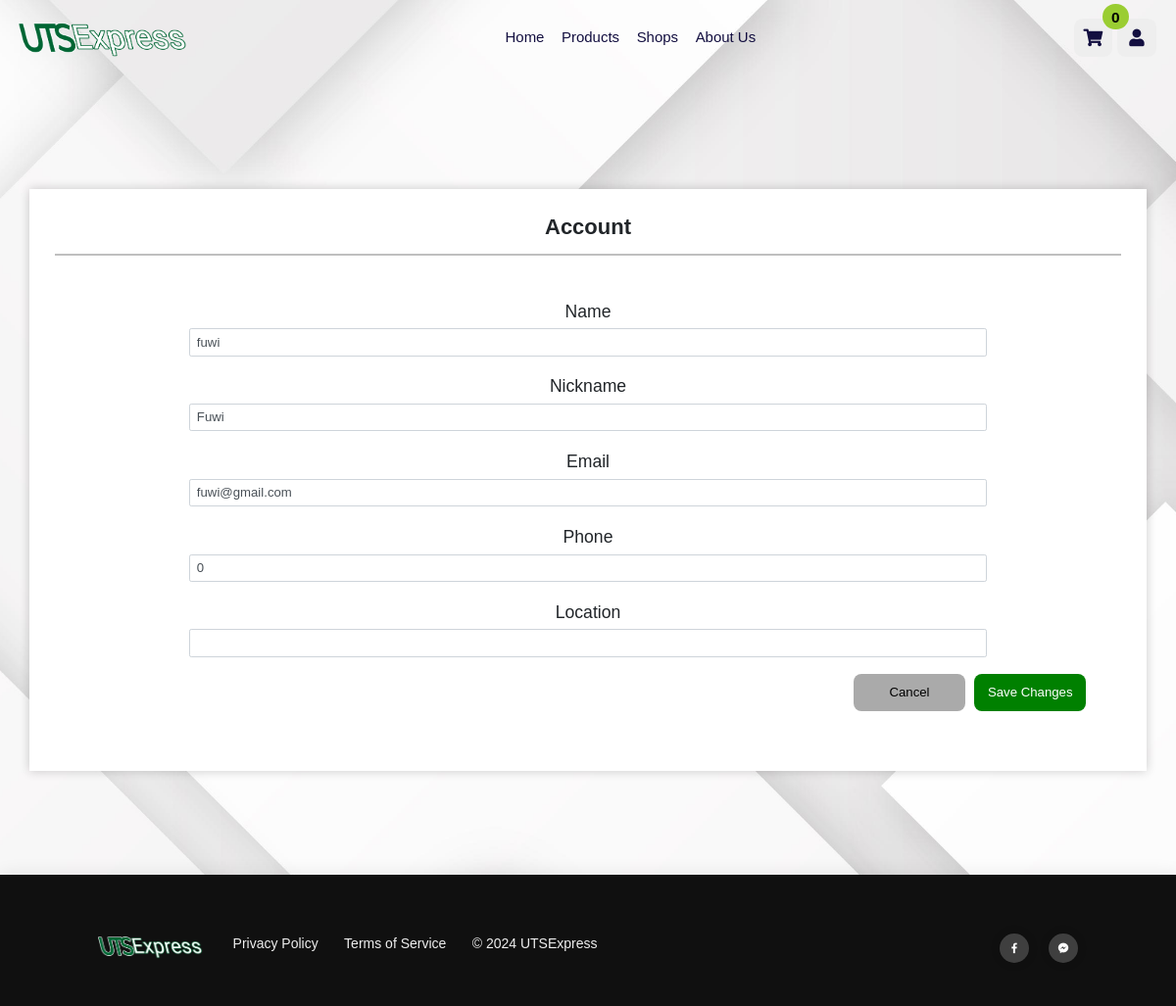
/profile/index.php (signed in), run on the app's committed database.
### tables this page shows
CREATE TABLE `userdata` (
  `user_ID` int(8) NOT NULL,
  `user_Nickname` varchar(55) NOT NULL,
  `user_Name` varchar(55) NOT NULL,
  `user_Phone` bigint(11) DEFAULT NULL,
  `user_Location` varchar(100) DEFAULT NULL
);

CREATE TABLE `userlogin` (
  `user_ID` int(8) NOT NULL,
  `user_Email` varchar(55) NOT NULL,
  `user_Password` varchar(255) NOT NULL
);

### db/action.php (called while the page is built, shortened)
<?php
class Database
{
    protected $conn;
    public function __construct($conn)
    {
        $this->conn = $conn;
    }
    public function executeQuery($sql)
    {
        $result = $this->conn->query($sql);
        $data = array();
        if ($result->num_rows > 0) {
            while ($row = $result->fetch_assoc()) {
                $data_row = array();
                foreach ($row as $r) {
                    array_push($data_row, $r);
                }
                array_push($data, $data_row);
            }
        }
        return $data;
    }
    public function showRecords($table, $condition = null)
    {
        $sql = "Select * from $table";
        if ($condition != null) {
            $sql .= " $condition";
        }
        return $this->executeQuery($sql);
    }
}

### db/connection.php (called while the page is built)
<?php
class Connection {
    private $DAddress = "localhost";
    private $DUsername = "root";
    private $DPass = "";
    private $DName = "uts_db";
    public function connect() {
        $conn = new mysqli($this->DAddress, $this->DUsername, $this->DPass, $this->DName);
        if ($conn->connect_error) {
            die("Connection failed: ". $conn->connect_error);
        }
        else {
            return $conn;
        }
    }
}

### profile/index.php (the view, shortened to what this page needs)
<?php
include '../db/action.php';
include '../db/connection.php';
$id = $_SESSION['user_ID'];
$conn = new Connection();
$database = new Database($conn->connect());
$data = $database->showRecords('userdata', "WHERE user_ID = $id");
$data2 = $database->showRecords('userlogin', "WHERE user_ID = $id");
?>
<!DOCTYPE html>
<html>
<head>
    <?php include '../includes/head.Include.php' ?>
    <link href="https://cdn.jsdelivr.net/npm/bootstrap@5.3.0-alpha3/dist/css/bootstrap.min.css" rel="stylesheet"
>
    <link rel="stylesheet" href="../css/profile.css">
</head>
<body>
    <?php include '../includes/header.Include.php'; ?>
    <div class="main">
        <div class="container">
            <div class="top">
                <h1 style="font-weight: 600;">Account</h1>
            </div>
            <hr>
            <div class="form">
                <form method="post">
                    <div class="form-row">
                        <label for="user_Name" class="form-label">Name</label>
                        <input class="form-control" type="text" name="user_Name" id="user_Name"
                            value="<?= $data[0][2] ?>">
                    </div>
                    <div class="form-row">
                        <label for="user_Nickname" class="form-label">Nickname</label>
                        <input class="form-control" type="text" name="user_Nickname" id="user_Nickname"
                            value="<?= $data[0][1] ?>">
                    </div>
                    <div class="form-row">
                        <label for="user_Email" class="form-label">Email</label>
                        <input class="form-control" type="email" name="user_Email" id="user_Email"
                            value="<?= $data2[0][1] ?>">
                    </div>
                    <div class="form-row">
                        <label for="user_Phone" class="form-label">Phone</label>
                        <input class="form-control" type="text" name="user_Phone" id="user_Phone"
                            value="<?= $data[0][3] ?>">
                    </div>
                    <div class="form-row">
                        <label for="user_Location" class="form-label">Location</label>
                        <input class="form-control" type="text" name="user_Location" id="user_Location"
                            value="<?= $data[0][4] ?>">
                    </div>
                    <div class="form-row-btn">
                        <button type="button" class="form-btn cancel"
                            onclick="window.location.href='../'"><span class="btn-text">Cancel</span></button>
                        <button type="submit" name="update" class="form-btn create"><span class="btn-text">Save Changes</span><i class="bi bi-check-lg btn-icon"></i></button>
                    </div>
                </form>
            </div>
        </div>
    </div>
    <?php include '../includes/footer.Include.php'; ?>
</body>
</html>

### css/profile.css (style rules this page uses)
:root { --green: green; --white: #fff; --black: #130f40; --light-color: #666; --box-shadow: 0 .5rem 1.5rem rgba(0, 0, 0, .1); --border: 2rem solid rgba(0, 0, 0, .1); --outline: .1rem solid rgba(0, 0, 0, .1); --outline-hover: .2rem solid var(var(--black)); }
* { font-family: 'Poppins', sans-serif; margin: 0; padding: 0; box-sizing: border-box; outline: none; border: none; text-decoration: none !important; transition: all .2s linear; }
html { font-size: 62%; overflow-x: hidden; scroll-behavior: smooth; scroll-padding-top: 7rem; }
body { background: url('../img/bg.jpg') no-repeat center center/cover; margin-top: 175px; }
hr { width: 100%; height: 2px; border: none; background-color: black; }
.container { display: flex; flex-direction: column; justify-content: center; align-items: center; padding: 3rem; width: 100%; height: 100%; overflow: auto; background-color: #FFF; box-shadow: 0 0 10px rgba(0, 0, 0, 0.2); }
.top { display: flex; flex-direction: row; justify-content: space-between; align-items: center; }
.form { width: 100%; height: 100%; display: flex; justify-content: space-between; padding: 3rem; }
.form form { width: 100%; }
.form-control { display: block; width: 80%; padding: 0.375rem 0.75rem; font-size: 1.5rem; line-height: 1.5; color: #495057; background-color: #fff; background-clip: padding-box; border: 1px solid #ced4da; border-radius: 0.25rem; transition: border-color 0.15s ease-in-out, box-shadow 0.15s ease-in-out; }
.form-label { display: inline-block; margin-bottom: 0.5rem; font-size: 2rem; }
.form-row { display: flex; flex-direction: row; justify-content: space-between; align-items: center; width: 100%; padding: 1rem; }
.form-row-btn { display: flex; flex-direction: row; justify-content: end; align-items: center; width: 100%; padding: 1rem; gap: 1rem; }
.form-btn { padding: 1rem; background: none; border-radius: 8px; font-size: 1.5rem; width: 13rem; cursor: pointer; }
.cancel { background-color: #AAA; }
.create { background-color: green; color: white; }
.main { width: 100%; display: flex; flex-direction: column; align-items: center; justify-content: center; padding: 2rem; margin-bottom: 10rem; }
@media (max-width:1200px) { html { font-size: 55%; } }
@media (max-width:1200px) { .form-row { flex-direction: column; } }

### data on the page
userdata: user_Name "fuwi", user_Nickname "Fuwi", user_Phone "0"
userlogin: user_Email "fuwi@gmail.com"

### other printed values
sizeof($_SESSION['cart']) "0"
